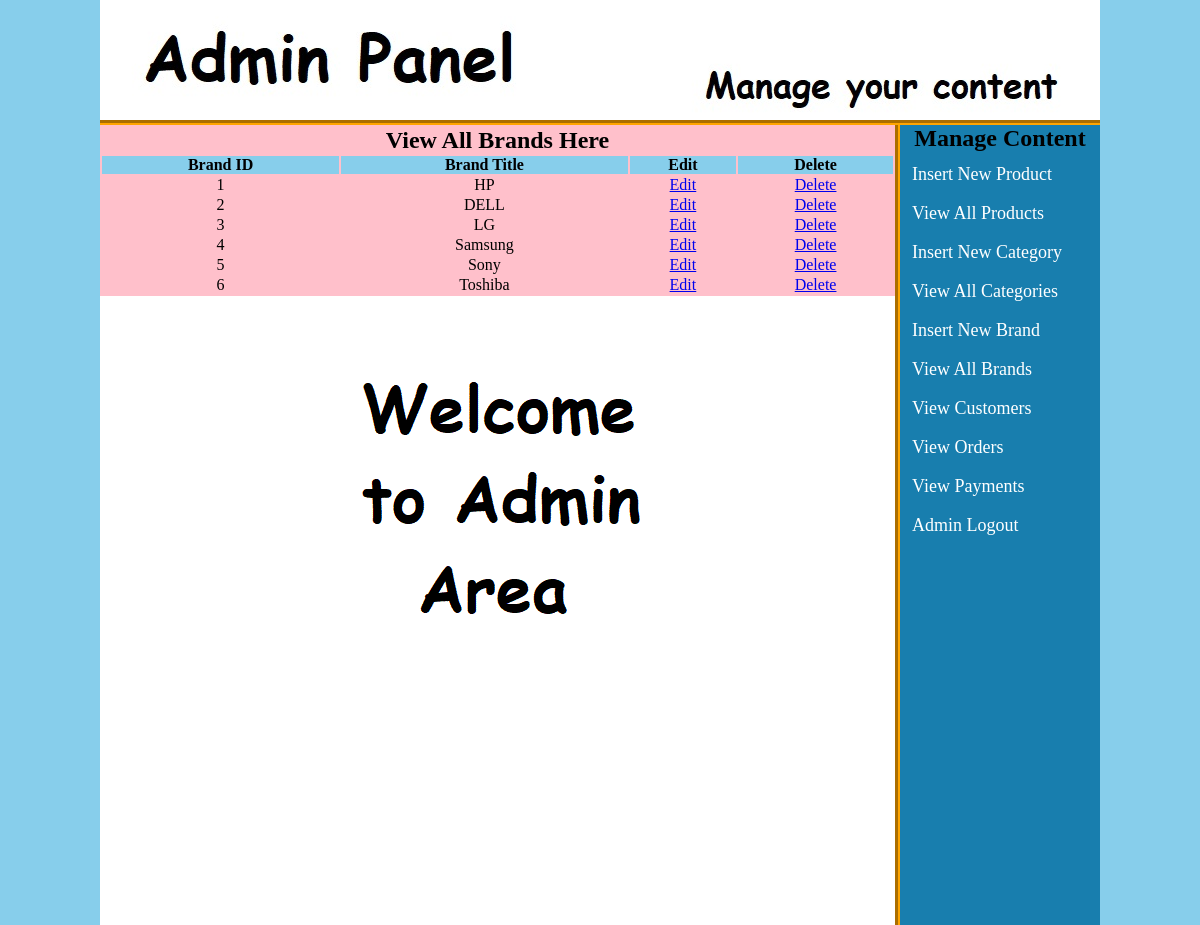
Page /admin_area/index.php?view_brands (signed in) on the committed database.
### tables this page shows
CREATE TABLE IF NOT EXISTS `brands` (
  `brand_id` int(100) NOT NULL AUTO_INCREMENT,
  `brand_title` text NOT NULL,
  PRIMARY KEY (`brand_id`)
);

### admin_area/view_brands.php (the view)
<table width="795" align="center" bgcolor="pink">
	<tr align="center">
		<td colspan="6"><h2>View All Brands Here</h2></td>
	</tr>
	<tr align="center" bgcolor="skyblue">
		<th>Brand ID</th>
		<th>Brand Title</th>
		<th>Edit</th>
		<th>Delete</th>
	</tr>
	<?php
	include("includes/db.php");
	$get_brand = "select * from brands";
	$run_brand = mysqli_query($con, $get_brand);
	$i = 0;
	while ($row_brand=mysqli_fetch_array($run_brand)){
		$brand_id = $row_brand['brand_id'];
		$brand_title = $row_brand['brand_title'];
		$i++;
	?>
	<tr align="center">
		<td><?php echo $i;?></td>
		<td><?php echo $brand_title;?></td>
		<td><a href="index.php?edit_brand=<?php echo $brand_id; ?>">Edit</a></td>
		<td><a href="delete_brand.php?delete_brand=<?php echo $brand_id;?>">Delete</a></td>
	</tr>
	<?php } ?>
</table>

### admin_area/styles/style.css (style rules this page uses)
html, body, div, span, applet, object, iframe, h1, h2, h3, h4, h5, h6, p, blockquote, pre, a, abbr, acronym, address, big, cite, code, del, dfn, em, img, ins, kbd, q, s, samp, small, strike, strong, sub, sup, tt, var, b, u, i, center, dl, dt, dd, ol, ul, li, fieldset, form, label, legend, table, caption, tbody, tfoot, thead, tr, th, td, article, aside, canvas, details, embed, figure, figcaption, footer, header, hgroup, menu, nav, output, ruby, section, summary, time, mark, audio, video { margin: 0; padding: 0; border: 0; vertical-align: baseline; }
body { background:skyblue; }

### rows in the picture
brands: brand_title "HP"
brands: brand_title "DELL"
brands: brand_title "LG"
brands: brand_title "Samsung"
brands: brand_title "Sony"
brands: brand_title "Toshiba"
